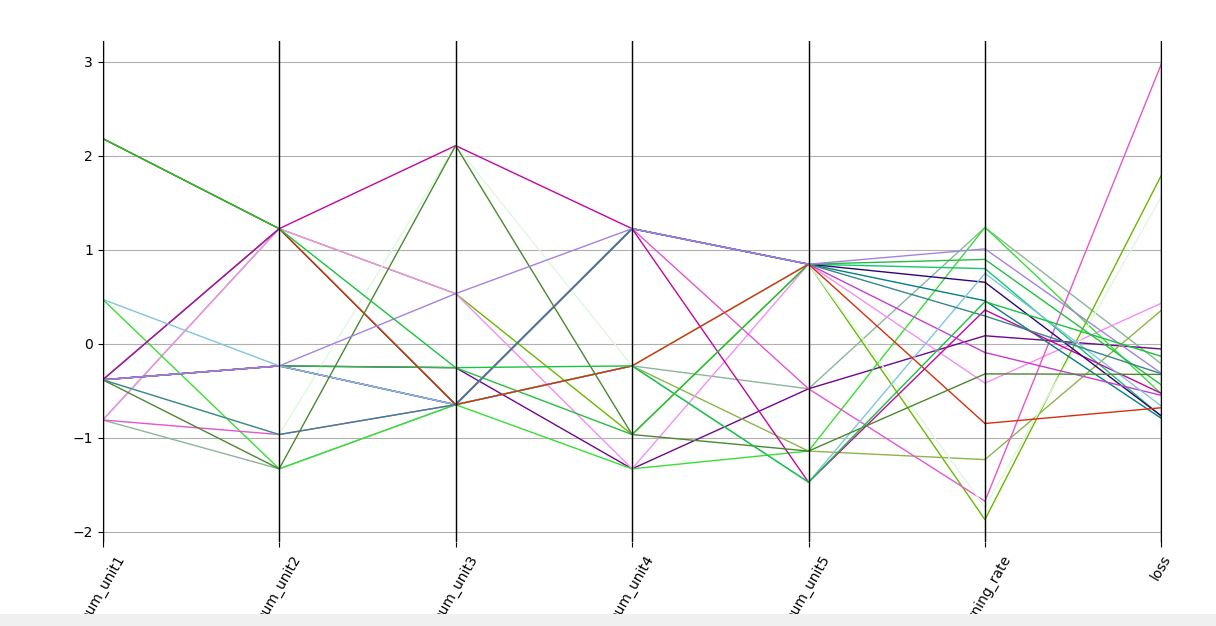

Here is the Python script that generated this plot:



import pyrolite
import pandas as pd
from matplotlib import pyplot as plt
import numpy as np
df = pd.read_csv("hpo_1.csv")
df.columns = ['num_unit1', 'num_unit2','num_unit3','num_unit4','num_unit5','learning_rate', 'loss']
print(df)

#parallel_coordinates(data, class_column='loss')
pyrolite.plot.parallel.parallel(df)
plt.figure(figsize=(100,100))
#plt.savefig('fig2.png', dpi = 100)
plt.show()




